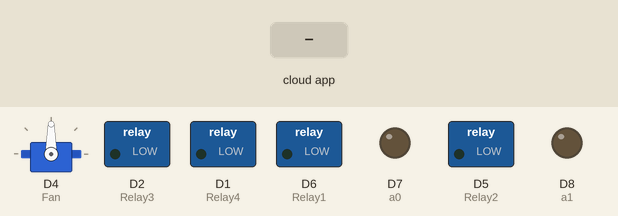
Recording of a sketch running on a simulated ESP8266 (NodeMCU). Shown: servo, switched loads named in the sketch (green lamp = pin HIGH), output pins drawn as LEDs (lit = HIGH). Inputs (shaded band) come from the test bench. WiFi joins after 1.5 s; servers stay silent unless stated; no MQTT or app messages arrive unless stated; what the sketch prints to the serial monitor is not drawn.

Above: at 2.7 s.
2.8 s: the phone or cloud app sets Relay1 to 1
At 3.4 s:
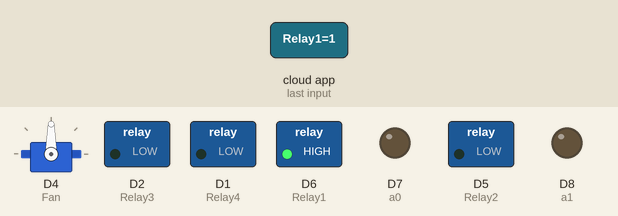
4.3 s: the phone or cloud app sets ServoMotor to 0
At 4.7 s:
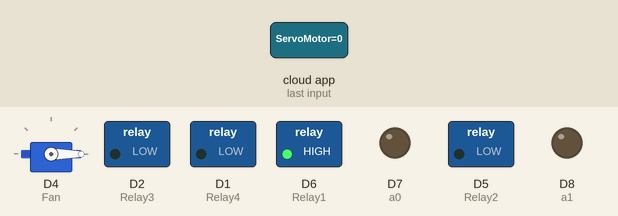
5.8 s: the phone or cloud app sets Relay3 to 1
At 7.0 s:
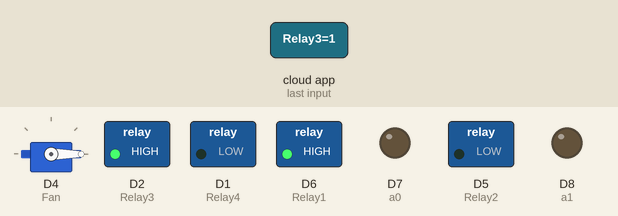
7.3 s: the phone or cloud app sets Relay2 to 1
At 7.7 s:
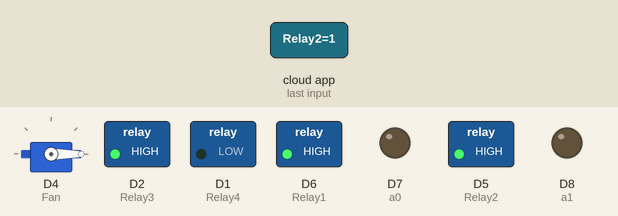
8.8 s: the phone or cloud app sets Relay4 to 1
At 10.0 s:
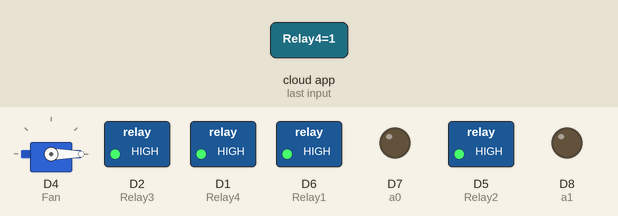
10.3 s: the phone or cloud app sets Relay1 to 0
At 11.5 s:
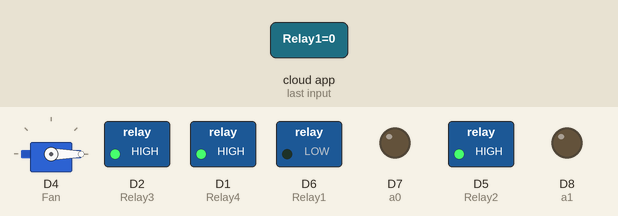
Timing chart, 0 to 12.8 s (numbered marks = the images above; inputs shaded):
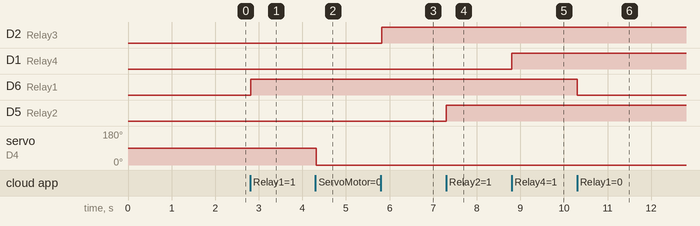

Measured:
- after the input at 2.8 s, D6 (Relay1): LOW → HIGH at once
- after the input at 4.3 s, servo on D4 (Fan): 90° → 0° at once
- after the input at 5.8 s, D2 (Relay3): LOW → HIGH at once
- after the input at 7.3 s, D5 (Relay2): LOW → HIGH at once
- after the input at 8.8 s, D1 (Relay4): LOW → HIGH at once
- after the input at 10.3 s, D6 (Relay1): HIGH → LOW at once

The sketch:

GoogleAssitance_Automation_.ino
```cpp
#include <Servo.h>
#include <ESP8266WiFi.h>
#include "Adafruit_MQTT.h"
#include "Adafruit_MQTT_Client.h"


#define Relay1            D6
#define Relay2            D5
#define Relay3            D2
#define Relay4            D1
#define Fan               D4

uint8_t Pwm1 = D3;
int a0 = D7;  //Gpio-15 of nodemcu esp8266
int a1 = D8;
//Servo Fan


#define WLAN_SSID       "helloEveryone"             // Your SSID
#define WLAN_PASS       "EnoughThisShit27"        // Your password

/************************* Adafruit.io Setup *********************************/

#define AIO_SERVER      "io.adafruit.com"
#define AIO_SERVERPORT  1883                   // use 8883 for SSL
#define AIO_USERNAME    "marzan13"            // Replace it with your username
#define AIO_KEY         "6ada810fb26b499f895c5eefdd29672c"   // Replace with your Project Auth Key

/************ Global State (you don't need to change this!) ******************/

// Create an ESP8266 WiFiClient class to connect to the MQTT server.
WiFiClient client;
// or... use WiFiFlientSecure for SSL
//WiFiClientSecure client;

// Setup the MQTT client class by passing in the WiFi client and MQTT server and login details.
Adafruit_MQTT_Client mqtt(&client, AIO_SERVER, AIO_SERVERPORT, AIO_USERNAME, AIO_KEY);

/****************************** Feeds ***************************************/


// Setup a feed called 'onoff' for subscribing to changes.
Adafruit_MQTT_Subscribe Light1 = Adafruit_MQTT_Subscribe(&mqtt, AIO_USERNAME"/feeds/Relay1"); // FeedName
Adafruit_MQTT_Subscribe Light2 = Adafruit_MQTT_Subscribe(&mqtt, AIO_USERNAME "/feeds/Relay2");
Adafruit_MQTT_Subscribe Light3 = Adafruit_MQTT_Subscribe(&mqtt, AIO_USERNAME "/feeds/Relay3");
Adafruit_MQTT_Subscribe Light4 = Adafruit_MQTT_Subscribe(&mqtt, AIO_USERNAME "/feeds/Relay4");

Adafruit_MQTT_Subscribe fan = Adafruit_MQTT_Subscribe(&mqtt, AIO_USERNAME "/feeds/ServoMotor");
Adafruit_MQTT_Subscribe window = Adafruit_MQTT_Subscribe(&mqtt, AIO_USERNAME "/feeds/Window");


void MQTT_connect();
Servo myServo;

void setup() {
  Serial.begin(115200);

  pinMode(Relay1, OUTPUT);
  pinMode(Relay2, OUTPUT);
  pinMode(Relay3, OUTPUT);
  pinMode(Relay4, OUTPUT);

  //delay(10);
  pinMode (Fan,OUTPUT);
  pinMode (a0,OUTPUT);
  pinMode (a1,OUTPUT);

  myServo.attach(Fan);
  //pinMode(Fan, OUTPUT);


  // Connect to WiFi access point.
  Serial.println(); Serial.println();
  Serial.print("Connecting to ");
  Serial.println(WLAN_SSID);

  WiFi.begin(WLAN_SSID, WLAN_PASS);
  while (WiFi.status() != WL_CONNECTED) {
    delay(500);
    Serial.print(".");
  }
  Serial.println();

  Serial.println("WiFi connected");
  Serial.println("IP address: ");
  Serial.println(WiFi.localIP());


  // Setup MQTT subscription for onoff feed.
  mqtt.subscribe(&Light1);
  mqtt.subscribe(&Light3);
  mqtt.subscribe(&Light2);
  mqtt.subscribe(&Light4);
  mqtt.subscribe(&fan);
  mqtt.subscribe(&window);
}

void loop() {

  MQTT_connect();


  Adafruit_MQTT_Subscribe *subscription;
  while ((subscription = mqtt.readSubscription(20000))) {
    if (subscription == &Light1) {
      Serial.print(F("Got: "));
      Serial.println((char *)Light1.lastread);
      int Light1_State = atoi((char *)Light1.lastread);
      digitalWrite(Relay1, Light1_State);

    }
    if (subscription == &Light2) {
      Serial.print(F("Got: "));
      Serial.println((char *)Light2.lastread);
      int Light2_State = atoi((char *)Light2.lastread);
      digitalWrite(Relay2, Light2_State);
    }
    if (subscription == &Light3) {
      Serial.print(F("Got: "));
      Serial.println((char *)Light3.lastread);
      int Light3_State = atoi((char *)Light3.lastread);
      digitalWrite(Relay3, Light3_State);
    }
    if (subscription == &Light4) {
      Serial.print(F("Got: "));
      Serial.println((char *)Light4.lastread);
      int Light4_State = atoi((char *)Light4.lastread);
      digitalWrite(Relay4, Light4_State);

    }

   if (subscription == &fan) {
    Serial.print(F("Got: "));
      Serial.println((char *)fan.lastread);

      int fan_State = atoi((char *)fan.lastread);
      if(fan_State == 0)
      {
        myServo.write(0);

        }

        if(fan_State == 180)
      {
        myServo.write(180);

        }
  }

  if (subscription == &window) {
    Serial.print(F("Got: "));
      Serial.println((char *)window.lastread);

      int window_State = atoi((char *)window.lastread);
      if(window_State == 1000)
      {
        digitalWrite(a0, HIGH); //Start first motor
        digitalWrite(a1, LOW);
        delay(5000);
        digitalWrite(a0, LOW); //Stop first motor
  digitalWrite(a1, LOW);


        }

        if(window_State == 0)
      {
        digitalWrite(a0, LOW);  //Change First motor rotation direction
        delay(5000); //5 seconds delay
        digitalWrite(a1, HIGH);

        delay(5000);

        digitalWrite(a0, LOW); //Stop first motor
  digitalWrite(a1, LOW);

        }
  }


}
}


void MQTT_connect() {
  int8_t ret;

  // Stop if already connected.
  if (mqtt.connected()) {
    return;
  }

  Serial.print("Connecting to MQTT... ");

  uint8_t retries = 3;

  while ((ret = mqtt.connect()) != 0) { // connect will return 0 for connected
    Serial.println(mqtt.connectErrorString(ret));
    Serial.println("Retrying MQTT connection in 5 seconds...");
    mqtt.disconnect();
    delay(5000);  // wait 5 seconds
    retries--;
    if (retries == 0) {
      // basically die and wait for WDT to reset me
      while (1);
    }
  }
  Serial.println("MQTT Connected!");

}
```
